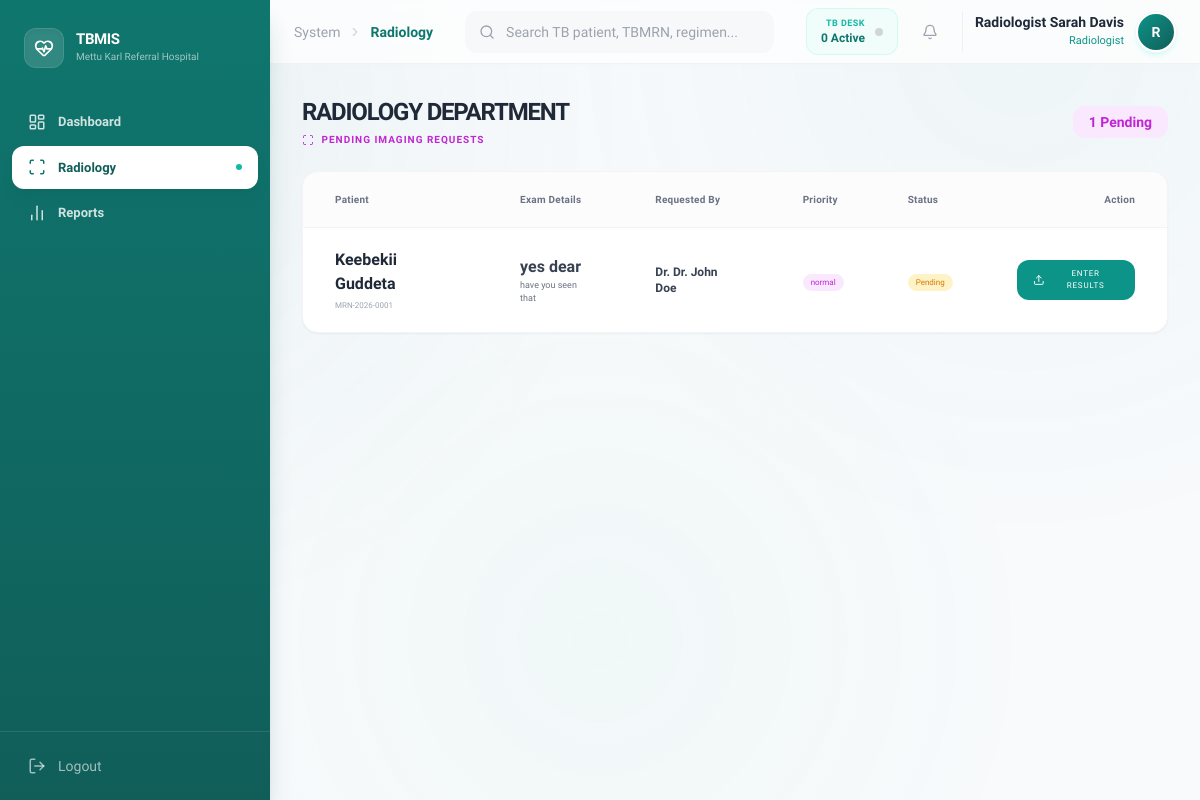
Page /index.php?page=radiology (signed in) on the committed database.
### tables this page shows
CREATE TABLE `radiology_requests` (
  `request_id` varchar(20) NOT NULL,
  `visit_id` varchar(20) DEFAULT NULL,
  `doctor_id` varchar(20) DEFAULT NULL,
  `exam_type` varchar(100) NOT NULL,
  `body_part` varchar(100) DEFAULT NULL,
  `clinical_history` text DEFAULT NULL,
  `priority` enum('normal','STAT') DEFAULT 'normal',
  `status` enum('pending','processing','completed') DEFAULT 'pending',
  `request_date` date NOT NULL,
  `created_at` timestamp NOT NULL DEFAULT current_timestamp(),
  `updated_at` timestamp NOT NULL DEFAULT current_timestamp() ON UPDATE current_timestamp(),
  `assigned_rad_id` varchar(20) DEFAULT NULL
);

CREATE TABLE `patients` (
  `patient_id` varchar(20) NOT NULL,
  `medical_record_number` varchar(30) NOT NULL,
  `full_name` varchar(100) NOT NULL,
  `age` int(11) NOT NULL,
  `gender` varchar(10) NOT NULL,
  `address` varchar(255) DEFAULT NULL,
  `contact_details` varchar(100) DEFAULT NULL,
  `registered_date` date NOT NULL,
  `created_at` timestamp NOT NULL DEFAULT current_timestamp()
);

CREATE TABLE `users` (
  `user_id` varchar(20) NOT NULL,
  `email` varchar(100) NOT NULL,
  `phone` varchar(50) DEFAULT NULL,
  `password_hash` varchar(255) NOT NULL,
  `full_name` varchar(100) NOT NULL,
  `role` varchar(30) NOT NULL,
  `status` varchar(20) DEFAULT 'active',
  `status_reason` varchar(100) DEFAULT NULL,
  `created_at` timestamp NOT NULL DEFAULT current_timestamp()
);

### modules/radiology/index.php (the view, shortened to what this page needs)
<?php
$limit = 10;
$current_page = isset($_GET['p']) ? (int) $_GET['p'] : 1;
$offset = ($current_page - 1) * $limit;
$total_query = "SELECT COUNT(*) FROM radiology_requests WHERE status = 'pending'";
$total_pending = $db->query($total_query)->fetchColumn();
$query = "SELECT rr.*, p.full_name as patient_name, p.medical_record_number, p.patient_id,
          u.full_name as doctor_name, v.visit_type, v.visit_id
          FROM radiology_requests rr
          JOIN medical_visits v ON rr.visit_id = v.visit_id
          JOIN patients p ON v.patient_id = p.patient_id
          JOIN users u ON rr.doctor_id = u.user_id
          WHERE rr.status = 'pending'
          ORDER BY
            CASE rr.priority WHEN 'STAT' THEN 1 ELSE 2 END,
            rr.created_at ASC
          LIMIT :limit OFFSET :offset";
$stmt = $db->prepare($query);
$stmt->bindValue(':limit', $limit, PDO::PARAM_INT);
$stmt->bindValue(':offset', $offset, PDO::PARAM_INT);
$stmt->execute();
$requests = $stmt->fetchAll(PDO::FETCH_ASSOC);
?>
<div class="space-y-6">
    <div class="flex items-center justify-between">
        <div>
            <h1 class="text-2xl font-bold text-gray-800 uppercase tracking-tighter">Radiology Department</h1>
            <p class="text-[10px] text-fuchsia-600 font-bold uppercase tracking-widest mt-1">
                <i data-lucide="scan" class="w-3 h-3 inline mr-1"></i>
                Pending Imaging Requests
            </p>
        </div>
        <div class="text-right">
            <span class="px-4 py-2 bg-fuchsia-100 text-fuchsia-600 rounded-xl font-semibold text-sm">
                <?php echo $total_pending; ?> Pending
            </span>
        </div>
    </div>
    <div class="bg-white rounded-2xl border border-gray-100 shadow-sm overflow-hidden">
        <table class="w-full text-left">
            <thead
                class="bg-gray-50/50 text-[10px] font-medium text-gray-500 tracking-wide border-b border-gray-100">
                <tr>
                    <th class="px-8 py-5">Patient</th>
                    <th class="px-8 py-5">Exam Details</th>
                    <th class="px-8 py-5">Requested By</th>
                    <th class="px-8 py-5">Priority</th>
                    <th class="px-8 py-5">Status</th>
                    <th class="px-8 py-5 text-right">Action</th>
                </tr>
            </thead>
            <tbody class="divide-y divide-gray-50">
                <?php if (empty($requests)): ?>
                    <tr>
                        <td colspan="6" class="p-20 text-center">
                            <i data-lucide="scan" class="w-12 h-12 text-gray-200 mx-auto mb-4"></i>
                            <p class="text-sm font-semibold text-gray-400 tracking-wide">No pending requests</p>
                        </td>
                    </tr>
                <?php else: ?>
                    <?php foreach ($requests as $req):
                        $priorityColor = ($req['priority'] == 'STAT') ? 'red' : 'fuchsia';
                        ?>
                        <tr class="hover:bg-fuchsia-50/20 transition-all group">
                            <td class="px-8 py-5">
                                <p class="font-bold text-gray-800"><?php echo $req['patient_name']; ?></p>
                                <p class="text-[8px] font-medium text-gray-400 mt-1"><?php echo $req['medical_record_number']; ?>
                                </p>
                            </td>
                            <td class="px-8 py-5">
                                <p class="font-bold text-gray-700"><?php echo $req['exam_type']; ?></p>
                                <?php if ($req['body_part']): ?>
                                    <p class="text-[9px] text-gray-500"><?php echo $req['body_part']; ?></p>
                                <?php endif; ?>
                            </td>
                            <td class="px-8 py-5">
                                <p class="text-xs font-bold text-gray-700">Dr. <?php echo $req['doctor_name']; ?></p>
                            </td>
                            <td class="px-8 py-5">
                                <span
                                    class="px-2 py-1 bg-<?php echo $priorityColor; ?>-100 text-<?php echo $priorityColor; ?>-600 text-[8px] font-medium rounded-full">
                                    <?php echo $req['priority']; ?>
                                </span>
                            </td>
                            <td class="px-8 py-5">
                                <span class="px-2 py-1 bg-amber-100 text-amber-600 text-[8px] font-medium rounded-full">
                                    Pending
                                </span>
                            </td>
                            <td class="px-8 py-5 text-right">
                                <button onclick="openResultModal(
                                    '<?php echo $req['request_id']; ?>',
                                    '<?php echo addslashes($req['patient_name']); ?>',
                                    '<?php echo $req['medical_record_number']; ?>',
                                    '<?php echo addslashes($req['exam_type']); ?>',
                                    '<?php echo addslashes($req['body_part']); ?>',
                                    '<?php echo addslashes($req['clinical_history']); ?>',
                                    '<?php echo $req['priority']; ?>'
                                )"
                                    class="inline-flex items-center gap-2 px-4 py-2 bg-primary-600 text-white rounded-xl font-medium text-[8px] uppercase tracking-widest hover:bg-teal-700transition-all">
                                    <i data-lucide="upload" class="w-3 h-3"></i> Enter Results
                                </button>
                            </td>
                        </tr>
                    <?php endforeach; ?>
                <?php endif; ?>
            </tbody>
        </table>
    </div>
</div>

### index.php (style rules this page uses)
body { font-family: 'Sora', sans-serif; background: #F8FAFC; }
body::before { content: ''; position: fixed; top: 0; left: 0; right: 0; bottom: 0; background: radial-gradient(circle at 10% 15%, rgba(15, 118, 110, 0.06), transparent 40%), radial-gradient(circle at 85% 5%, rgba(13, 148, 136, 0.04), transparent 40%), radial-gradient(circle at 50% 80%, rgba(16, 185, 129, 0.03), transparent 50%); pointer-events: none; z-index: 0; }
*, *::before, *::after { transition-property: color, background-color, border-color, box-shadow, transform, opacity; transition-timing-function: cubic-bezier(0.4, 0, 0.2, 1); }

### rows in the picture
radiology_requests: patients.full_name "Keebekii Guddeta", patients.medical_record_number "MRN-2026-0001", exam_type "yes dear", body_part "have you seen that", doctor.full_name "Dr. John Doe", priority "normal"

### other values in the picture
$item['label'] "Dashboard"
$item['label'] "Radiology"
$item['label'] "Reports"
str_replace('-', ' ', $page) "Radiology"
$myLoad "0"
$_SESSION['full_name'] "Radiologist Sarah Davis"
$_SESSION['role'] "Radiologist"
substr($_SESSION['full_name'], 0, 1) "R"
$total_pending "1"
